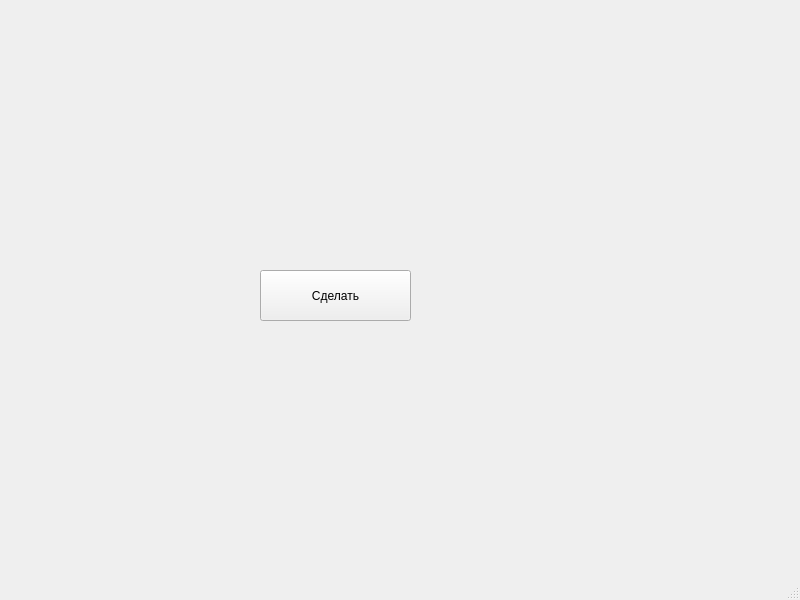
<?xml version="1.0" encoding="UTF-8"?>
<ui version="4.0">
 <class>MainWindow</class>
 <widget class="QMainWindow" name="MainWindow">
  <property name="geometry">
   <rect>
    <x>0</x>
    <y>0</y>
    <width>800</width>
    <height>600</height>
   </rect>
  </property>
  <property name="windowTitle">
   <string>MainWindow</string>
  </property>
  <widget class="QWidget" name="centralwidget">
   <widget class="QPushButton" name="pushButton">
    <property name="geometry">
     <rect>
      <x>260</x>
      <y>270</y>
      <width>151</width>
      <height>51</height>
     </rect>
    </property>
    <property name="text">
     <string>Сделать</string>
    </property>
   </widget>
  </widget>
  <widget class="QMenuBar" name="menubar">
   <property name="geometry">
    <rect>
     <x>0</x>
     <y>0</y>
     <width>800</width>
     <height>26</height>
    </rect>
   </property>
  </widget>
  <widget class="QStatusBar" name="statusbar"/>
 </widget>
 <resources/>
 <connections/>
</ui>
